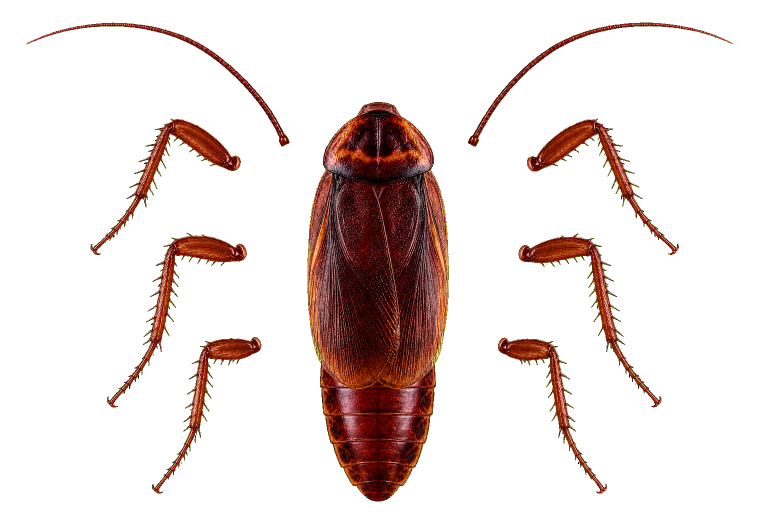
#> input picture assets/cockroach_parts_sheet.png, 1536 x 1024 px, found by its file name (shown at 1/2 size)
$ python extract-cockroach-parts.py
#> lines starting #> are read from the running program, lines starting #| are printed output that depends on the picture; after the words box and inside, x2 and y2 are one past the last pixel; in counts of white or black regions, pixels touching at a corner belong together
#!/usr/bin/env python3
"""Extract the nine disconnected cockroach sprites from the generated atlas."""

from pathlib import Path
import sys

import cv2
import numpy as np
from PIL import Image


PART_NAMES = (
    "body",
    "left_front_leg",
    "right_front_leg",
    "left_middle_leg",
    "right_middle_leg",
    "left_rear_leg",
    "right_rear_leg",
    "left_antenna",
    "right_antenna",
)

ATLAS_SIZE = (1536, 1024)
ATLAS_POSITIONS = {
    "body": (0, 0),
    "left_antenna": (284, 0),
    "right_antenna": (810, 0),
    "left_front_leg": (284, 248),
    "right_front_leg": (585, 248),
    "left_middle_leg": (889, 248),
    "right_middle_leg": (1169, 248),
    "left_rear_leg": (284, 598),
    "right_rear_leg": (503, 598),
}


def classify(components):
    body = max(components, key=lambda item: item["area"])
    remaining = [item for item in components if item is not body]
    antennae = sorted(
        sorted(remaining, key=lambda item: item["cy"])[:2],
        key=lambda item: item["cx"],
    )
    legs = [item for item in remaining if item not in antennae]
    left_legs = sorted(
        (item for item in legs if item["cx"] < body["cx"]),
        key=lambda item: item["cy"],
    )
    right_legs = sorted(
        (item for item in legs if item["cx"] > body["cx"]),
        key=lambda item: item["cy"],
    )
    if len(left_legs) != 3 or len(right_legs) != 3:
        raise RuntimeError("expected three legs on each side")
    return {
        "body": body,
        "left_front_leg": left_legs[0],
        "right_front_leg": right_legs[0],
        "left_middle_leg": left_legs[1],
        "right_middle_leg": right_legs[1],
        "left_rear_leg": left_legs[2],
        "right_rear_leg": right_legs[2],
        "left_antenna": antennae[0],
        "right_antenna": antennae[1],
    }


def main():
    source = (
        Path(sys.argv[1])
        if len(sys.argv) > 1
        else Path("assets/cockroach_parts_sheet.png")
    )
    output = (
        Path(sys.argv[2])
        if len(sys.argv) > 2
        else Path("assets/cockroach_parts")
    )
    image = Image.open(source).convert("RGBA")
#> image is the input picture: PIL image 1536x1024 RGBA; mean R, G, B, A 18.4, 7.3, 4.9, 41.4
    pixels = np.asarray(image)
    count, labels, stats, centroids = cv2.connectedComponentsWithStats(
        (pixels[:, :, 3] > 8).astype(np.uint8), connectivity=8
    )
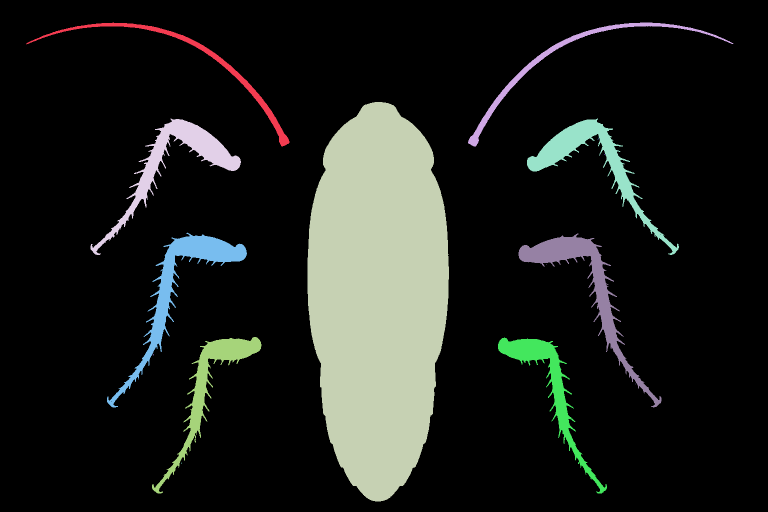
#> labels: shape (1024, 1536) int32 (shown at 1/2 size); 16 distinct labels, from 0 to 15; one colour per label, 0 black
#> count = 16; stats = 16 rows, first 6: [0, 0, 1536, 1024, 1317435], [53, 45, 526, 248, 5572], [936, 45, 531, 248, 5568], [615, 204, 283, 799, 174157], [181, 237, 301, 273, 12262], [1054, 237, 304, 273, 12205]; centroids = 16 rows, first 8: [769.3, 502.7], [393.9, 133.1], [1124.5, 131.1], [755.8, 590.3], [348.7, 324], [1186.8, 324.2], [1195.8, 276.8], [1208, 308.5]
    components = []
    for index in range(1, count):
        x, y, width, height, area = (int(value) for value in stats[index])
        if area < 1000:
            continue
        components.append(
            {
                "label": index,
                "x": x,
                "y": y,
                "width": width,
                "height": height,
                "area": area,
                "cx": float(centroids[index][0]),
                "cy": float(centroids[index][1]),
            }
        )
#> this loop made 15 passes
#> (x, y, width, height, area) on passes 1, 2, 3, 4, 5, 8, 9, 11, 12: (53, 45, 526, 248, 5572), (936, 45, 531, 248, 5568), (615, 204, 283, 799, 174157), (181, 237, 301, 273, 12262), (1054, 237, 304, 273, 12205), (214, 465, 280, 350, 13121), (1037, 467, 286, 348, 13027), (304, 674, 219, 313, 9795), (996, 675, 218, 312, 9706)
#> after the loop, components = 9 items
    if len(components) != len(PART_NAMES):
        raise RuntimeError(
            f"expected {len(PART_NAMES)} components, found {len(components)}"
        )

    output.mkdir(parents=True, exist_ok=True)
    atlas = Image.new("RGBA", ATLAS_SIZE, (0, 0, 0, 0))
#> atlas: PIL image 1536x1024 RGBA; every value is 0
    for name, component in classify(components).items():
#> in classify, `body = max(components, key=lambda item: item["area"])`: body = {'label': 3, 'x': 615, 'y': 204, 'width': 283, 'height': 799, 'area': 174157, 'cx': 755.8, 'cy': 590.3}
#> in classify, `remaining = [item for item in components if item is not body]`: remaining = 8 items
#> in classify, `antennae = sorted( sorted(remaining, key=lambda item: item["cy"])[:2],..`: antennae = 2 items
#> in classify, `legs = [item for item in remaining if item not in antennae]`: legs = 6 items
#> in classify, `left_legs = sorted( (item for item in legs if item["cx"] < body["cx"])..`: left_legs = 3 items
        x = component["x"]
        y = component["y"]
        width = component["width"]
        height = component["height"]
        isolated = np.zeros((height, width, 4), dtype=np.uint8)
        region = pixels[y : y + height, x : x + width]
        mask = labels[y : y + height, x : x + width] == component["label"]
        isolated[mask] = region[mask]
        part_image = Image.fromarray(isolated, "RGBA")
        part_image.save(output / f"{name}.png")
        atlas.alpha_composite(part_image, ATLAS_POSITIONS[name])
        print(f"{name}: x={x} y={y} w={width} h={height}")
#> this loop made 9 passes
#| body: x=615 y=204 w=283 h=799
#| left_front_leg: x=181 y=237 w=301 h=273
#| right_front_leg: x=1054 y=237 w=304 h=273
#| left_middle_leg: x=214 y=465 w=280 h=350
#| right_middle_leg: x=1037 y=467 w=286 h=348
#| left_rear_leg: x=304 y=674 w=219 h=313
#| right_rear_leg: x=996 y=675 w=218 h=312
#| left_antenna: x=53 y=45 w=526 h=248
#> (further printed lines are left out)
#> pass 1, in main, `region = pixels[y : y + height, x : x + width]`:
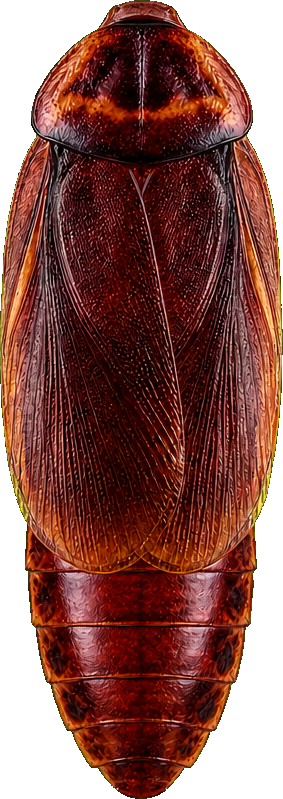
#> region: shape (799, 283, 4); mean R, G, B, A 79.3, 31.4, 23.9, 196.4; transparent parts drawn white
#> pass 1, in main, `mask = labels[y : y + height, x : x + width] == component["label"]`:
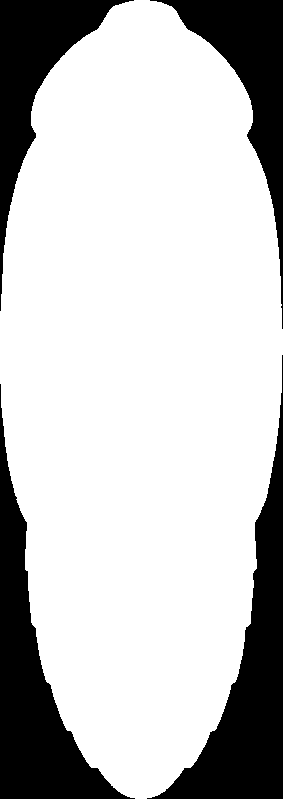
#> mask: shape (799, 283) bool; 77% white; 4 black regions, box (x1, y1, x2, y2) and area: (147, 355, 283, 799) 15957, (0, 384, 135, 799) 15486, (0, 0, 134, 311) 10358, (150, 0, 283, 329) 10159
#> pass 2, in main, `region = pixels[y : y + height, x : x + width]`:
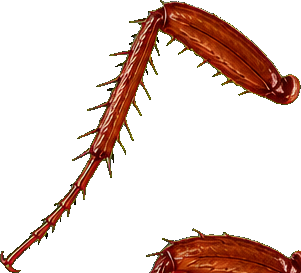
#> region: shape (273, 301, 4); mean R, G, B, A 28, 10.5, 4.8, 52.5; transparent parts drawn white
#> after the loop:
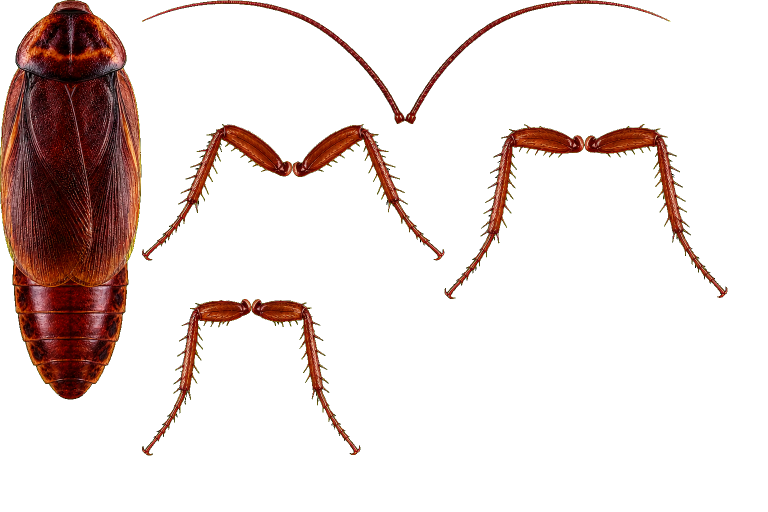
#> atlas: PIL image 1536x1024 RGBA (shown at 1/2 size); mean R, G, B, A 18.3, 7.2, 4.8, 41.4; transparent parts drawn white
#> after the loop:
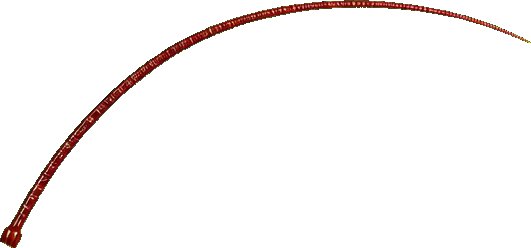
#> isolated: shape (248, 531, 4); mean R, G, B, A 5.2, 1.9, 1.4, 10.8; transparent parts drawn white
    atlas_path = output.parent / "cockroach_parts_atlas.png"
    atlas.save(atlas_path)
    print(f"atlas: {atlas_path} ({ATLAS_SIZE[0]}x{ATLAS_SIZE[1]})")


if __name__ == "__main__":
    main()
